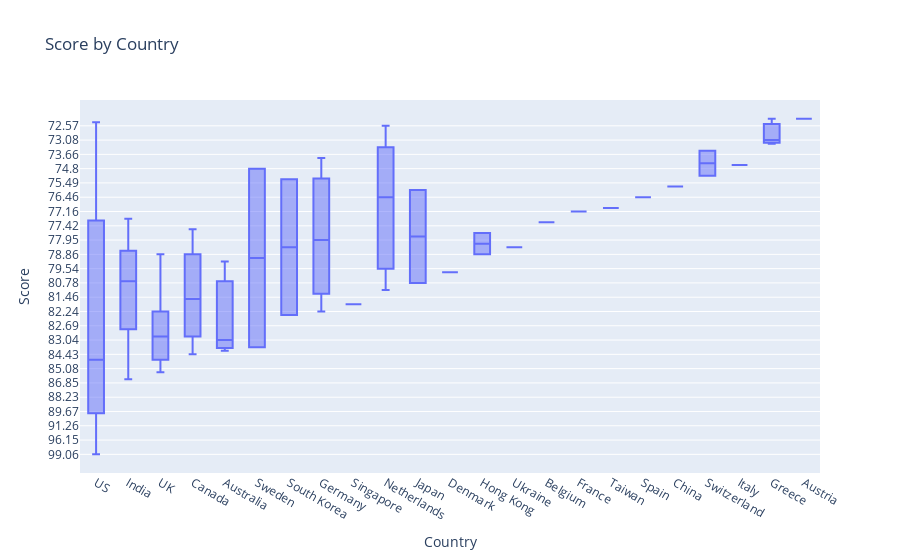

Source (notebook cell):
### Code cell
# Box Plot
fig = px.box(df, x='Country', y='Score', title='Score by Country')
fig.show()

### Figure 1 — Plotly figure (JSON) as saved in the notebook; plotly's stock layout.template omitted (floating-point values rounded to 4 significant figures)
{"data": [{"alignmentgroup": "True", "hovertemplate": "Country=%{x}<br>Score=%{y}<extra></extra>", "legendgroup": "", "marker": {"color": "#636efa"}, "name": "", "notched": false, "offsetgroup": "", "orientation": "v", "showlegend": false, "type": "box", "x": ["US", "US", "US", "US", "US", "US", "US", "US", "US", "US", "US", "US", "US", "US", "US", "US", "US", "US", "US", "US", "US", "India", "US", "UK", "US", "UK", "US", "US", "Canada", "Australia", "Sweden", "US", "UK", "Australia", "UK", "US", "India", "US", "UK", "Canada", "South Korea", "Germany", "UK", "Singapore", "US", "India", "US", "Netherlands", "US", "Japan", "Canada", "US", "Denmark", "Netherlands", "India", "Australia", "US", "UK", "Hong Kong", "India", "Ukraine", "US", "Germany", "US", "Hong Kong", "Canada", "US", "Belgium", "India", "US", "France", "Taiwan", "US", "US", "Netherlands", "Spain", "US", "Netherlands", "Japan", "China", "US", "South Korea", "Switzerland", "US", "Sweden", "Italy", "US", "Germany", "US", "Switzerland", "Netherlands", "Greece", "Greece", "US", "US", "US", "Netherlands", "US", "Austria", "Greece"], "x0": " ", "xaxis": "x", "y": ["99.06", "98.13", "96.75", "96.53", "96.15", "94.4", "93.69", "92.08", "91.26", "91.23", "90.68", "90.3", "89.67", "89.11", "88.73", "88.52", "88.23", "87.76", "87.64", "87.62", "86.85", "86.6", "86.38", "86.02", "85.08", "84.96", "84.75", "84.64", "84.43", "83.79", "83.39", "83.39", "83.26", "83.04", "82.95", "82.87", "82.8", "82.69", "82.48", "82.38", "82.34", "82.24", "82.06", "81.93", "81.82", "81.46", "81.08", "80.96", "80.83", "80.78", "80.68", "80.11", "79.69", "79.54", "79.46", "79.39", "79.08", "78.86", "78.86", "78.77", "78.72", "78.49", "77.95", "77.94", "77.75", "77.55", "77.42", "77.35", "77.28", "77.22", "77.16", "76.77", "76.77", "76.76", "76.56", "76.46", "76.46", "76.32", "75.66", "75.52", "75.49", "75.45", "75.11", "74.89", "74.8", "74.79", "74.13", "74.11", "73.66", "73.59", "73.21", "73.16", "73.08", "73.05", "72.95", "72.74", "72.57", "72.33", "72.03", "72.03"], "y0": " ", "yaxis": "y"}], "layout": {"boxmode": "group", "legend": {"tracegroupgap": 0}, "title": {"text": "Score by Country"}, "xaxis": {"anchor": "y", "domain": [0, 1], "title": {"text": "Country"}}, "yaxis": {"anchor": "x", "domain": [0, 1], "title": {"text": "Score"}}}}
